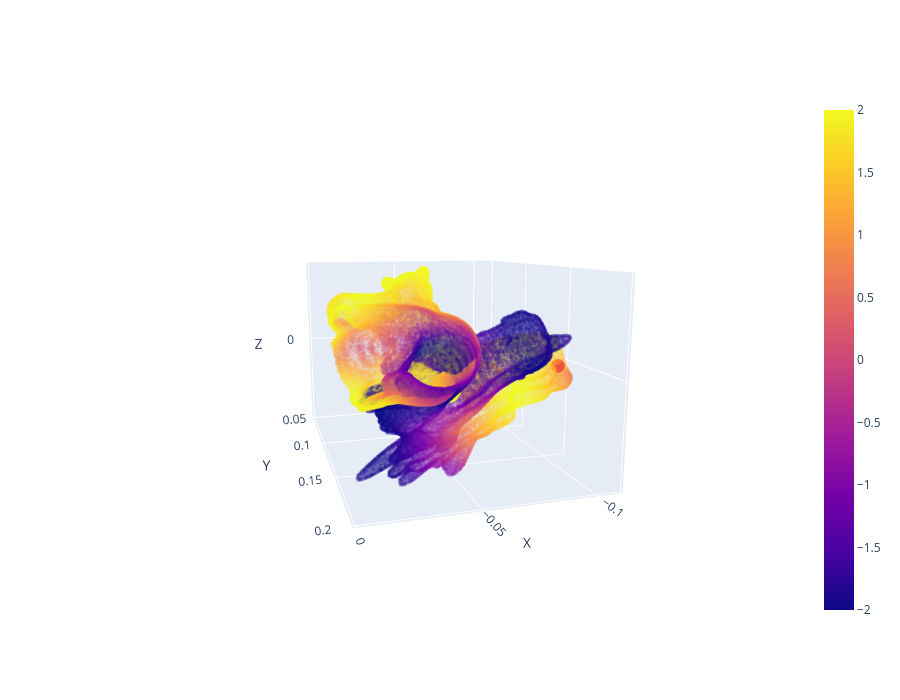

Notebook cell for this chart:
### Code cell
def verify_geodesics_from_training_points(train_idx, target_indices, vertices, ground_truth=None):    
    # Get the training point vertex index
    # train_vertex_idx = indices_train[train_idx]
    
    # Create the plot
    fig = go.Figure()
    
    # 1. Background dragon mesh (colored by ground truth)
    fig.add_trace(go.Scatter3d(
        x=vertices[:,0], 
        y=vertices[:,1], 
        z=vertices[:,2], 
        mode='markers', 
        marker=dict(
            size=2, 
            color=ground_truth if ground_truth is not None else 'lightgray',
            colorscale='plasma' if ground_truth is not None else None,
            opacity=0.2,
            showscale=True,
        ),
        name='Dragon Mesh',
        showlegend=False
    ))
    
    # # 2. Training point (large green diamond)
    # fig.add_trace(go.Scatter3d(
    #     x=[vertices[train_vertex_idx, 0]], 
    #     y=[vertices[train_vertex_idx, 1]], 
    #     z=[vertices[train_vertex_idx, 2]], 
    #     mode='markers',
    #     marker=dict(size=15, color='green', symbol='diamond'),
    #     showlegend=False
    # ))
    
    # 3. Target points with geodesic distances as color
    target_coords = vertices[target_indices]
    
    fig.add_trace(go.Scatter3d(
        x=target_coords[:,0], 
        y=target_coords[:,1], 
        z=target_coords[:,2], 
        mode='markers',
        marker=dict(
            size=8, 
            colorscale='Viridis',
            showscale=False,
        ),
        name='Target Points',
        showlegend=False
    ))
    
    # Layout
    fig.update_layout(
        scene=dict(
            xaxis_title='X', 
            yaxis_title='Y', 
            zaxis_title='Z',
            camera=dict(eye=dict(x=0.75, y=2.5, z=0.5))
        ),
        width=900, 
        height=700
    )

    
    #fig.write_html(f"geodesic_verification_train_{train_idx}.html")
    fig.show()


    
# Test geodesics from a few training points
test_cases = [
    {
        'train_idx': 0,  # First training point
        'targets': [100] #[90000]  # Various distant points
    }
]

for case in test_cases:
    verify_geodesics_from_training_points(
        case['train_idx'], 
        case['targets'], 
        vertices[0:50000], 
        ground_truth[0:50000]
    )

### Figure 1 — Plotly figure (JSON) as saved in the notebook; plotly's stock layout.template omitted (floating-point values rounded to 4 significant figures; data arrays with more than 128 entries replaced by an {"elided": "..."} marker saying what was removed)
{"data": [{"marker": {"color": {"elided": "50000 float values"}, "colorscale": [[0, "#0d0887"], [0.1111, "#46039f"], [0.2222, "#7201a8"], [0.3333, "#9c179e"], [0.4444, "#bd3786"], [0.5556, "#d8576b"], [0.6667, "#ed7953"], [0.7778, "#fb9f3a"], [0.8889, "#fdca26"], [1, "#f0f921"]], "opacity": 0.2, "showscale": true, "size": 2}, "mode": "markers", "name": "Dragon Mesh", "showlegend": false, "type": "scatter3d", "x": {"elided": "50000 float values"}, "y": {"elided": "50000 float values"}, "z": {"elided": "50000 float values"}}, {"marker": {"colorscale": [[0, "#440154"], [0.1111, "#482878"], [0.2222, "#3e4989"], [0.3333, "#31688e"], [0.4444, "#26828e"], [0.5556, "#1f9e89"], [0.6667, "#35b779"], [0.7778, "#6ece58"], [0.8889, "#b5de2b"], [1, "#fde725"]], "showscale": false, "size": 8}, "mode": "markers", "name": "Target Points", "showlegend": false, "type": "scatter3d", "x": [-0.091], "y": [0.1797], "z": [0.003913]}], "layout": {"height": 700, "scene": {"camera": {"eye": {"x": 0.75, "y": 2.5, "z": 0.5}}, "xaxis": {"title": {"text": "X"}}, "yaxis": {"title": {"text": "Y"}}, "zaxis": {"title": {"text": "Z"}}}, "width": 900}}
